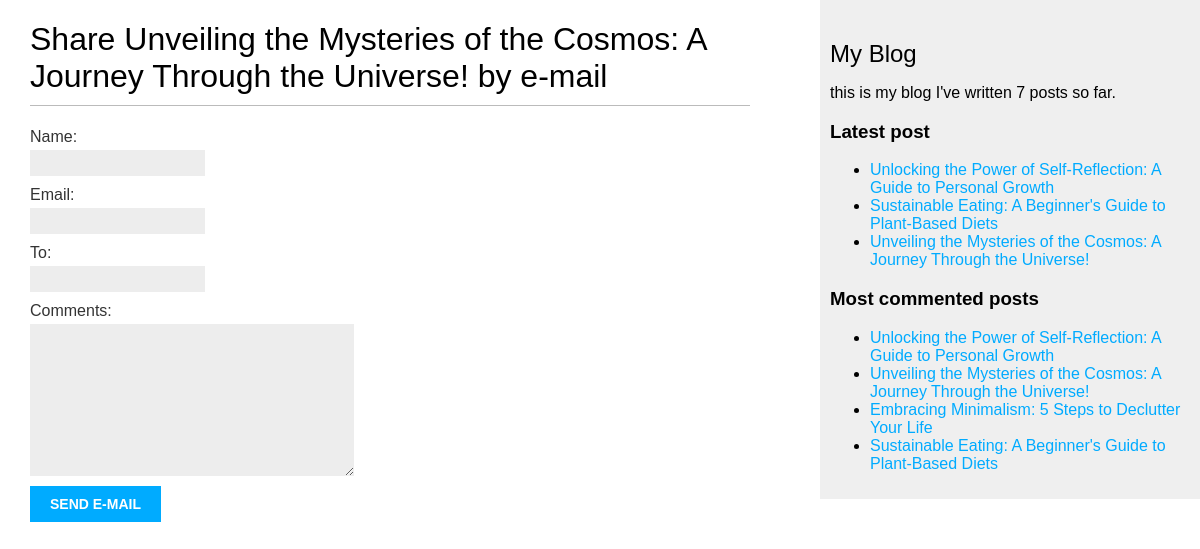
/blog/2/share/, run on an earlier commit of the app's database.
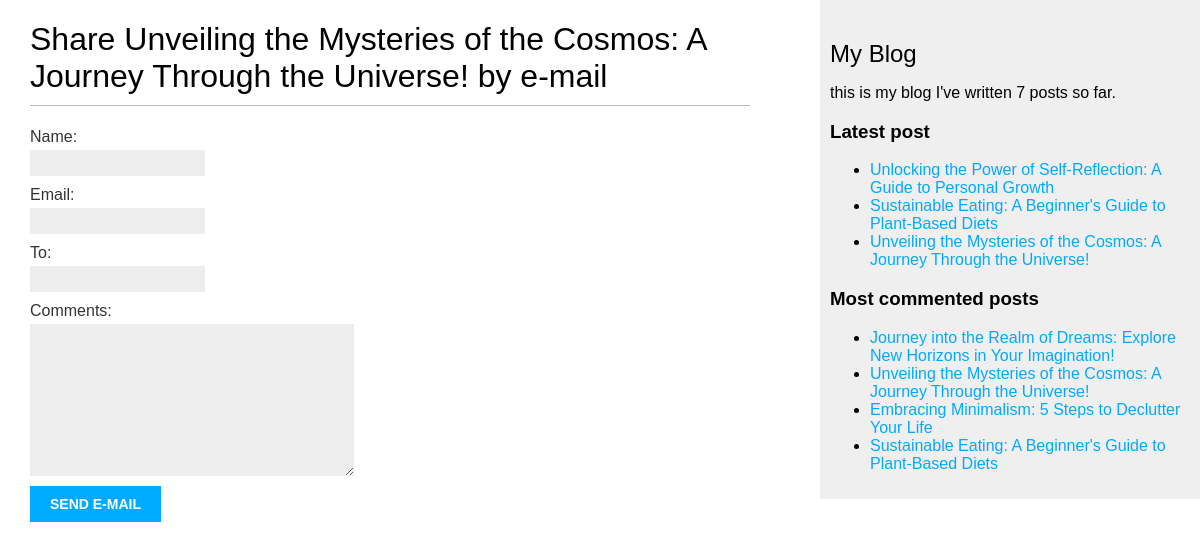
And on a later commit of the database.
### blog/models.py (models this page shows, shortened)
class Post(models.Model):
    class Status(models.TextChoices):
        DRAFT = 'DF', 'Draft'
        PUBLISHED = 'PB', 'Published'
    title = models.CharField(max_length=250)
    slug = models.SlugField(max_length=250, unique_for_date='publish')
    author = models.ForeignKey(User,
                               on_delete=models.CASCADE,
                               related_name='blog_posts')
    body = models.TextField()
    publish = models.DateField(default=timezone.now)
    created = models.DateField(auto_now_add=True)
    updated = models.DateField(auto_now=True)
    status = models.CharField(max_length=2,
                              choices=Status.choices,
                              default=Status.DRAFT)
    objects = models.Manager()
    published = PublishedManager()
    tags = TaggableManager()
    class Meta:
        ordering = ['-publish']
        indexes = [
            models.Index(fields=['-publish']),
        ]
    def get_absolute_url(self):
        return reverse('blog:post_detail', args=[self.publish.year,
                                                 self.publish.month,
                                                 self.publish.day,
                                                 self.slug])

### blog/views.py (the view)
# urls.py: path('<int:post_id>/share/', views.post_share, name='post_share'),
def post_share(request, post_id):
    post = get_object_or_404(Post, id=post_id, status=Post.Status.PUBLISHED)
    sent = False
    if request.method == 'POST':
        form = EmailPostForm(request.POST)
        if form.is_valid():
            cd = form.cleaned_data
            post_url = request.build_absolute_uri(post.get_absolute_url())
            subject = f"{cd['name']} recommend you read {post.title}"
            message = f"Read {post.title} at {post_url}\n\n {cd['name']}'s comments: {cd['comments']}"
            send_mail(subject, message, 'sasha.v720@gmail.com', [cd['to']])
            sent = True
    else:
        form = EmailPostForm()
    return render(request, 'blog/post/share.html', {'post': post,
                                                    'form': form,
                                                    'sent': sent})

### blog/forms.py
class EmailPostForm(forms.Form):
    name = forms.CharField(max_length=25)
    email = forms.EmailField()
    to = forms.EmailField()
    comments = forms.CharField(required=False, widget=forms.Textarea)

### blog/models.py (called while the page is built)
    def get_queryset(self):
        return super().get_queryset()\
                        .filter(status=Post.Status.PUBLISHED)

### blog/templatetags/blog_tags.py (called while the page is built)
@register.simple_tag
def total_posts():
    return Post.published.count()

@register.simple_tag
def get_most_commented_posts(count=2):
    return Post.published.annotate(total_comments=Count('comments')).order_by('-total_comments')[::count]

@register.inclusion_tag('blog/post/latest_posts.html')
def show_latest_posts(count=5):
    latest_posts = Post.published.order_by('-publish')[::count]
    return {'latest_posts': latest_posts}

### blog/templates/blog/post/share.html (shortened to what this page needs)
{% extends "blog/base.html" %}
{% block content %}
    {% if sent %}
        <h1>E-mail sent successfully </h1>
        <p>
            "{{ post.title }}" was successfully sent to {{ form.cleaned_data.to }}.
        </p>
    {% else %}
        <h1>Share {{ post.title }} by e-mail</h1>
        <form method="post">
            {{ form.as_p }}
            <input type="submit" value="Send e-mail">
        </form>
    {% endif %}
{% endblock %}

### blog/templates/blog/base.html (shortened to what this page needs)
{% load blog_tags %}
{% load static %}
<!DOCTYPE html>
<html lang="en">
<head>
    <link href="{% static 'css/blog.css' %}" rel="stylesheet">
</head>
<body>
    <div id="content">
        {% block content %}
        {% endblock %}
    </div>
    <div id="sidebar">
        <h2>My Blog</h2>
        <p>
            this is my blog
            I've written {% total_posts %} posts so far.
        </p>
        <h3>Latest post</h3>
        {% show_latest_posts 3 %}
        <h3>Most commented posts</h3>
        {% get_most_commented_posts as most_commented_posts %}
        <ul>
            {% for post in most_commented_posts %}
            <li>
                <a href="{{ post.get_absolute_url }}">{{ post.title }}</a>
            </li>
            {% endfor %}
        </ul>
    </div>
</body>
</html>

### blog/templates/blog/post/latest_posts.html
<ul>
    {% for post in latest_posts %}
    <li>
        <a href="{{ post.get_absolute_url }}">{{ post.title }}</a>
    </li>
    {% endfor %}
</ul>

What changed in the data, as far as the page shows it:
no longer on one of the page's lists (row unchanged): Post: title "Unlocking the Power of Self-Reflection: A Guide to Personal Growth"
now on this page (row edited): Post: title "Journey into the Realm of Dreams: Explore New Horizons in Your Imagination!", shown under "Most commented posts"
